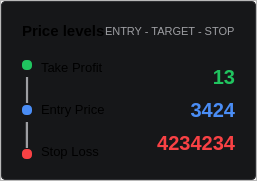
                                   <widget class="QFrame" name="frame_22">
                                    <property name="styleSheet">
                                     <string notr="true">QFrame QLabel{
border:0px;
}


</string>
                                    </property>
                                    <property name="frameShape">
                                     <enum>QFrame::Shape::StyledPanel</enum>
                                    </property>
                                    <property name="frameShadow">
                                     <enum>QFrame::Shadow::Raised</enum>
                                    </property>
                                    <layout class="QVBoxLayout" name="verticalLayout_29">
                                     <property name="spacing">
                                      <number>0</number>
                                     </property>
                                     <property name="leftMargin">
                                      <number>0</number>
                                     </property>
                                     <property name="topMargin">
                                      <number>0</number>
                                     </property>
                                     <property name="rightMargin">
                                      <number>0</number>
                                     </property>
                                     <property name="bottomMargin">
                                      <number>0</number>
                                     </property>
                                     <item>
                                      <widget class="QFrame" name="frame_23">
                                       <property name="styleSheet">
                                        <string notr="true">background-color: rgb(22, 23, 25);
border:1px solid #2f3033;
border-radius:4px ;
</string>
                                       </property>
                                       <property name="frameShape">
                                        <enum>QFrame::Shape::StyledPanel</enum>
                                       </property>
                                       <property name="frameShadow">
                                        <enum>QFrame::Shadow::Raised</enum>
                                       </property>
                                       <layout class="QVBoxLayout" name="verticalLayout_30">
                                        <property name="spacing">
                                         <number>0</number>
                                        </property>
                                        <property name="leftMargin">
                                         <number>20</number>
                                        </property>
                                        <property name="topMargin">
                                         <number>20</number>
                                        </property>
                                        <property name="rightMargin">
                                         <number>20</number>
                                        </property>
                                        <property name="bottomMargin">
                                         <number>20</number>
                                        </property>
                                        <item>
                                         <layout class="QHBoxLayout" name="horizontalLayout_33" stretch="4,1">
                                          <property name="spacing">
                                           <number>0</number>
                                          </property>
                                          <property name="leftMargin">
                                           <number>0</number>
                                          </property>
                                          <property name="topMargin">
                                           <number>0</number>
                                          </property>
                                          <property name="rightMargin">
                                           <number>0</number>
                                          </property>
                                          <property name="bottomMargin">
                                           <number>20</number>
                                          </property>
                                          <item>
                                           <widget class="QLabel" name="label_33">
                                            <property name="font">
                                             <font>
                                              <family>Microsoft Sans Serif</family>
                                              <pointsize>11</pointsize>
                                              <bold>true</bold>
                                             </font>
                                            </property>
                                            <property name="styleSheet">
                                             <string notr="true">border:0px;</string>
                                            </property>
                                            <property name="text">
                                             <string>Price levels</string>
                                            </property>
                                           </widget>
                                          </item>
                                          <item>
                                           <widget class="QLabel" name="label_32">
                                            <property name="font">
                                             <font>
                                              <family>Microsoft Sans Serif</family>
                                              <pointsize>8</pointsize>
                                             </font>
                                            </property>
                                            <property name="styleSheet">
                                             <string notr="true">border:0px;
color: rgb(157, 158, 162);</string>
                                            </property>
                                            <property name="text">
                                             <string>ENTRY - TARGET - STOP</string>
                                            </property>
                                           </widget>
                                          </item>
                                         </layout>
                                        </item>
                                        <item>
                                         <layout class="QHBoxLayout" name="horizontalLayout_18" stretch="1,9">
                                          <property name="spacing">
                                           <number>0</number>
                                          </property>
                                          <item>
                                           <widget class="QFrame" name="frame_40">
                                            <property name="maximumSize">
                                             <size>
                                              <width>10</width>
                                              <height>16777215</height>
                                             </size>
                                            </property>
                                            <property name="styleSheet">
                                             <string notr="true">border:0px;</string>
                                            </property>
                                            <property name="frameShape">
                                             <enum>QFrame::Shape::StyledPanel</enum>
                                            </property>
                                            <property name="frameShadow">
                                             <enum>QFrame::Shadow::Raised</enum>
                                            </property>
                                            <layout class="QVBoxLayout" name="verticalLayout_31">
                                             <property name="spacing">
                                              <number>0</number>
                                             </property>
                                             <property name="leftMargin">
                                              <number>0</number>
                                             </property>
                                             <property name="topMargin">
                                              <number>0</number>
                                             </property>
                                             <property name="rightMargin">
                                              <number>0</number>
                                             </property>
                                             <property name="bottomMargin">
                                              <number>0</number>
                                             </property>
                                             <item>
                                              <widget class="QLabel" name="label_73">
                                               <property name="minimumSize">
                                                <size>
                                                 <width>10</width>
                                                 <height>10</height>
                                                </size>
                                               </property>
                                               <property name="maximumSize">
                                                <size>
                                                 <width>10</width>
                                                 <height>10</height>
                                                </size>
                                               </property>
                                               <property name="styleSheet">
                                                <string notr="true">background-color: rgb(32, 196, 95);
border-radius: 4px ;</string>
                                               </property>
                                               <property name="alignment">
                                                <set>Qt::AlignmentFlag::AlignCenter</set>
                                               </property>
                                              </widget>
                                             </item>
                                             <item>
                                              <widget class="QLabel" name="label_72">
                                               <property name="sizePolicy">
                                                <sizepolicy hsizetype="Preferred" vsizetype="Preferred">
                                                 <horstretch>0</horstretch>
                                                 <verstretch>0</verstretch>
                                                </sizepolicy>
                                               </property>
                                               <property name="maximumSize">
                                                <size>
                                                 <width>12</width>
                                                 <height>16777215</height>
                                                </size>
                                               </property>
                                               <property name="font">
                                                <font>
                                                 <family>Microsoft Sans Serif</family>
                                                 <pointsize>20</pointsize>
                                                </font>
                                               </property>
                                               <property name="layoutDirection">
                                                <enum>Qt::LayoutDirection::LeftToRight</enum>
                                               </property>
                                               <property name="styleSheet">
                                                <string notr="true">
color: rgb(157, 158, 162);</string>
                                               </property>
                                               <property name="text">
                                                <string>|</string>
                                               </property>
                                               <property name="alignment">
                                                <set>Qt::AlignmentFlag::AlignCenter</set>
                                               </property>
                                              </widget>
                                             </item>
                                             <item>
                                              <widget class="QLabel" name="label_71">
                                               <property name="maximumSize">
                                                <size>
                                                 <width>10</width>
                                                 <height>10</height>
                                                </size>
                                               </property>
                                               <property name="styleSheet">
                                                <string notr="true">background-color: rgb(74, 141, 245);
border-radius: 4px ;</string>
                                               </property>
                                               <property name="alignment">
                                                <set>Qt::AlignmentFlag::AlignCenter</set>
                                               </property>
                                              </widget>
                                             </item>
                                             <item>
                                              <widget class="QLabel" name="label_75">
                                               <property name="maximumSize">
                                                <size>
                                                 <width>12</width>
                                                 <height>16777215</height>
                                                </size>
                                               </property>
                                               <property name="font">
                                                <font>
                                                 <family>Microsoft Sans Serif</family>
                                                 <pointsize>21</pointsize>
                                                </font>
                                               </property>
                                               <property name="layoutDirection">
                                                <enum>Qt::LayoutDirection::LeftToRight</enum>
                                               </property>
                                               <property name="styleSheet">
                                                <string notr="true">color: rgb(157, 158, 162);</string>
                                               </property>
                                               <property name="text">
                                                <string>|</string>
                                               </property>
                                               <property name="alignment">
                                                <set>Qt::AlignmentFlag::AlignCenter</set>
                                               </property>
                                              </widget>
                                             </item>
                                             <item>
                                              <widget class="QLabel" name="label_74">
                                               <property name="maximumSize">
                                                <size>
                                                 <width>10</width>
                                                 <height>10</height>
                                                </size>
                                               </property>
                                               <property name="styleSheet">
                                                <string notr="true">background-color: rgb(249, 65, 68);
border-radius: 4px ;</string>
                                               </property>
                                               <property name="alignment">
                                                <set>Qt::AlignmentFlag::AlignCenter</set>
                                               </property>
                                              </widget>
                                             </item>
                                            </layout>
                                           </widget>
                                          </item>
                                          <item>
                                           <widget class="QFrame" name="frame_41">
                                            <property name="styleSheet">
                                             <string notr="true">border:0px;</string>
                                            </property>
                                            <property name="frameShape">
                                             <enum>QFrame::Shape::StyledPanel</enum>
                                            </property>
                                            <property name="frameShadow">
                                             <enum>QFrame::Shadow::Raised</enum>
                                            </property>
                                            <layout class="QHBoxLayout" name="horizontalLayout_34">
                                             <property name="spacing">
                                              <number>0</number>
                                             </property>
                                             <property name="leftMargin">
                                              <number>0</number>
                                             </property>
                                             <property name="topMargin">
                                              <number>0</number>
                                             </property>
                                             <property name="rightMargin">
                                              <number>0</number>
                                             </property>
                                             <property name="bottomMargin">
                                              <number>0</number>
                                             </property>
                                             <item>
                                              <widget class="QFrame" name="frame_42">
                                               <property name="styleSheet">
                                                <string notr="true">border:0px;</string>
                                               </property>
                                               <property name="frameShape">
                                                <enum>QFrame::Shape::StyledPanel</enum>
                                               </property>
                                               <property name="frameShadow">
                                                <enum>QFrame::Shadow::Raised</enum>
                                               </property>
                                               <layout class="QVBoxLayout" name="verticalLayout_32">
                                                <property name="spacing">
                                                 <number>27</number>
                                                </property>
                                                <property name="topMargin">
                                                 <number>0</number>
                                                </property>
                                                <property name="rightMargin">
                                                 <number>0</number>
                                                </property>
                                                <property name="bottomMargin">
                                                 <number>0</number>
                                                </property>
                                                <item>
                                                 <widget class="QLabel" name="label_76">
                                                  <property name="font">
                                                   <font>
                                                    <family>Microsoft Sans Serif</family>
                                                    <pointsize>10</pointsize>
                                                   </font>
                                                  </property>
                                                  <property name="styleSheet">
                                                   <string notr="true">border:0px;</string>
                                                  </property>
                                                  <property name="text">
                                                   <string>Take Profit</string>
                                                  </property>
                                                 </widget>
                                                </item>
                                                <item>
                                                 <widget class="QLabel" name="label_77">
                                                  <property name="font">
                                                   <font>
                                                    <family>Microsoft Sans Serif</family>
                                                    <pointsize>10</pointsize>
                                                   </font>
                                                  </property>
                                                  <property name="styleSheet">
                                                   <string notr="true">border:0px;</string>
                                                  </property>
                                                  <property name="text">
                                                   <string>Entry Price</string>
                                                  </property>
                                                 </widget>
                                                </item>
                                                <item>
                                                 <widget class="QLabel" name="label_78">
                                                  <property name="font">
                                                   <font>
                                                    <family>Microsoft Sans Serif</family>
                                                    <pointsize>10</pointsize>
                                                   </font>
                                                  </property>
                                                  <property name="styleSheet">
                                                   <string notr="true">border:0px;</string>
                                                  </property>
                                                  <property name="text">
                                                   <string>Stop Loss</string>
                                                  </property>
                                                 </widget>
                                                </item>
                                               </layout>
                                              </widget>
                                             </item>
                                             <item>
                                              <widget class="QFrame" name="frame_43">
                                               <property name="styleSheet">
                                                <string notr="true">border:0px;</string>
                                               </property>
                                               <property name="frameShape">
                                                <enum>QFrame::Shape::StyledPanel</enum>
                                               </property>
                                               <property name="frameShadow">
                                                <enum>QFrame::Shadow::Raised</enum>
                                               </property>
                                               <layout class="QVBoxLayout" name="verticalLayout_33">
                                                <property name="spacing">
                                                 <number>0</number>
                                                </property>
                                                <property name="topMargin">
                                                 <number>0</number>
                                                </property>
                                                <property name="rightMargin">
                                                 <number>0</number>
                                                </property>
                                                <property name="bottomMargin">
                                                 <number>0</number>
                                                </property>
                                                <item>
                                                 <widget class="QLabel" name="TP_label">
                                                  <property name="font">
                                                   <font>
                                                    <family>Microsoft Sans Serif</family>
                                                    <pointsize>15</pointsize>
                                                    <bold>true</bold>
                                                   </font>
                                                  </property>
                                                  <property name="layoutDirection">
                                                   <enum>Qt::LayoutDirection::LeftToRight</enum>
                                                  </property>
                                                  <property name="styleSheet">
                                                   <string notr="true">border:0px;
color: rgb(32, 196, 95);</string>
                                                  </property>
                                                  <property name="text">
                                                   <string>13</string>
                                                  </property>
                                                  <property name="alignment">
                                                   <set>Qt::AlignmentFlag::AlignRight|Qt::AlignmentFlag::AlignTrailing|Qt::AlignmentFlag::AlignVCenter</set>
                                                  </property>
                                                 </widget>
                                                </item>
                                                <item>
                                                 <widget class="QLabel" name="Entry_label">
                                                  <property name="font">
                                                   <font>
                                                    <family>Microsoft Sans Serif</family>
                                                    <pointsize>15</pointsize>
                                                    <bold>true</bold>
                                                   </font>
                                                  </property>
                                                  <property name="layoutDirection">
                                                   <enum>Qt::LayoutDirection::LeftToRight</enum>
                                                  </property>
                                                  <property name="styleSheet">
                                                   <string notr="true">border:0px;
color: rgb(74, 141, 245);</string>
                                                  </property>
                                                  <property name="text">
                                                   <string>3424</string>
                                                  </property>
                                                  <property name="alignment">
                                                   <set>Qt::AlignmentFlag::AlignRight|Qt::AlignmentFlag::AlignTrailing|Qt::AlignmentFlag::AlignVCenter</set>
                                                  </property>
                                                 </widget>
                                                </item>
                                                <item>
                                                 <widget class="QLabel" name="Stop_loss_label">
                                                  <property name="font">
                                                   <font>
                                                    <family>Microsoft Sans Serif</family>
                                                    <pointsize>15</pointsize>
                                                    <bold>true</bold>
                                                   </font>
                                                  </property>
                                                  <property name="styleSheet">
                                                   <string notr="true">border:0px;
color: rgb(249, 65, 68);</string>
                                                  </property>
                                                  <property name="text">
                                                   <string>4234234</string>
                                                  </property>
                                                  <property name="alignment">
                                                   <set>Qt::AlignmentFlag::AlignRight|Qt::AlignmentFlag::AlignTrailing|Qt::AlignmentFlag::AlignVCenter</set>
                                                  </property>
                                                 </widget>
                                                </item>
                                               </layout>
                                              </widget>
                                             </item>
                                            </layout>
                                           </widget>
                                          </item>
                                         </layout>
                                        </item>
                                       </layout>
                                      </widget>
                                     </item>
                                    </layout>
                                   </widget>
